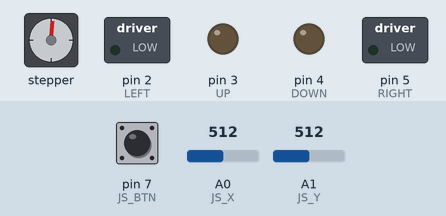
The sketch below on a simulated Arduino Uno, built with avr-gcc and run on an emulated ATmega328P. Parts: stepper motor, switched loads named in the sketch (green lamp = pin HIGH), output pins drawn as LEDs (lit = HIGH). Wiring (inferred from the names in the program): stepper motor (200 steps per turn assumed): coils pin 10, pin 11, pin 12, pin 13. The inputs (shaded band) are chosen by the test bench; at power-on: A0 (JS_X) = 512, A1 (JS_Y) = 512, pin 7 (JS_BTN) HIGH. Pins used as bus, display or sensor lines are not drawn.

Above: at 1.2 s.
1.3 s: A0 (JS_X) set to 213
2.8 s: A0 (JS_X) set to 188
At 3.2 s:
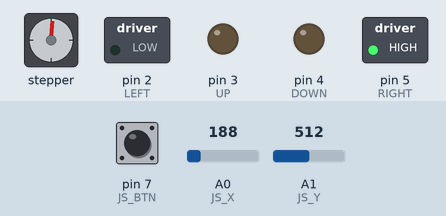
At 4.77 s:
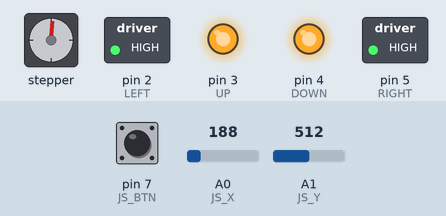
5.8 s: A1 (JS_Y) set to 190
At 8.2 s:
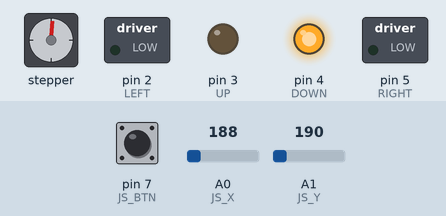
8.8 s: A1 (JS_Y) set to 910
11.8 s: A1 (JS_Y) set to 885
14.8 s: A0 (JS_X) set to 90
At 17.2 s:
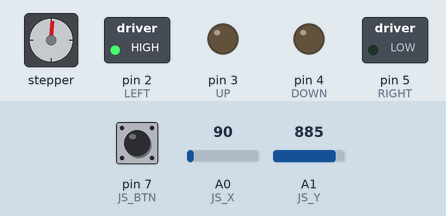
Timing chart, 0 to 18.8 s (numbered marks = the images above; inputs shaded):
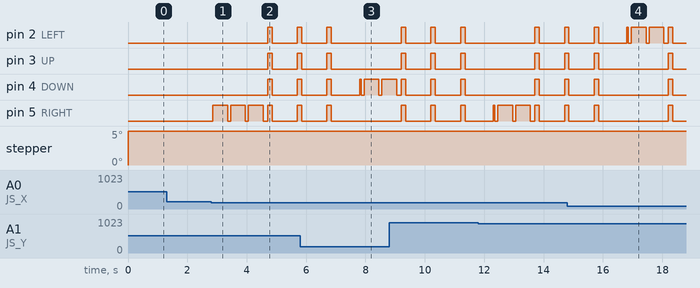

The sketch:

exercise2.ino
```cpp
/*
* Name & Email: Valerie Wong
* Discussion Section: 021
* Assignment: Lab 5 Exercise 2
* Exercise Description: A common real-world use of stepper motors is to control heavy duty locks, for example, the type of lock that might be integrated into a safe.
*                       You will need to create a sequence of inputs that the lock will recieve from the joystick to open the "safe".
*                       You need to choose 4 individual inputs to be your passcode, an example passcode would be up-up-left-right.

* I acknowledge all content contained herein, excluding template
  or example code, is my own original work.

* Demo Link: https://youtu.be/v20bnqR7ORw
*/
int i = 8;
int c = 0;
int cnt = 0;
int passSize = 0; // reading size
int passcodeSize = 0; // passcode size
int k = 0;
int tmp;
int passcode[4] = {1, 1, 4, 2};
int reading[4] = {0, 0, 0 , 0};
bool locked = true;
bool newPass = false;
int IN1 = 10;
int IN2 = 11;
int IN3 = 12;
int IN4 = 13;
int UP = 3;
int DOWN = 4;
int LEFT = 2;
int RIGHT = 5;
int JS_X = A0;
int JS_Y = A1;
int JS_BTN = 7;
int j_x;
int j_y;
int j_btn;
int sig[4] = {IN1, IN2, IN3, IN4};
int steps[8][4] { //codes for the motor to turn properly
  {0, 0, 0, 1},
  {0, 0, 1, 1},
  {0, 0, 1, 0},
  {0, 1, 1, 0},
  {0, 1, 0, 0},
  {1, 1, 0, 0},
  {1, 0, 0, 0},
  {1, 0, 0, 1},
};

typedef struct task {
  int state;
  unsigned long period;
  unsigned long elapsedTime;
  int (*TickFct)(int);

} task;

int delay_gcd;
const unsigned short tasksNum = 2;
task tasks[tasksNum];

void readJoystick() {
  j_x = analogRead(JS_X);
  j_y = analogRead(JS_Y);
  j_btn = digitalRead(JS_BTN);
}

bool checkInput() {
  bool isInput = false;
  readJoystick();

  if (j_x > 800 || j_x < 200 || j_y > 800 || j_y < 200) {
    isInput = true;
  }

  return isInput;
}

int readInput() {
  int input;
  readJoystick();

  if (j_y > 900) {
    reading[passSize] = 1;
    input = 1;
  }
  else if (j_x > 900) {
    reading[passSize] = 2;
    input = 2;
  }
  else if (j_y < 200) {
    reading[passSize] = 3;
    input = 3;
  }
  else if (j_x < 100) {
    reading[passSize] = 4;
    input = 4;
  }

  return input;
}

int newPasscode() {
  int input;
  readJoystick();

  if (j_y > 900) {
    passcode[passcodeSize] = 1;
    input = 1;
  }
  else if (j_x > 900) {
    passcode[passcodeSize] = 2;
    input = 2;
  }
  else if (j_y < 200) {
    passcode[passcodeSize] = 3;
    input = 3;
  }
  else if (j_x < 200 && j_btn) {
    passcode[passcodeSize] = 4;
    input = 4;
  }

  return input;
}

void rotateMotor() {
  for (c; c < 4; c++) {
    if (steps[i][c] == 1) {
      digitalWrite(sig[c], HIGH);
    }
    else {
      digitalWrite(sig[c], LOW);
    }
  }
}

void ledsON() {
  digitalWrite(UP, HIGH);
  digitalWrite(RIGHT, HIGH);
  digitalWrite(DOWN, HIGH);
  digitalWrite(LEFT, HIGH);

}

void ledsOFF() {
  digitalWrite(UP, LOW);
  digitalWrite(RIGHT, LOW);
  digitalWrite(DOWN, LOW);
  digitalWrite(LEFT, LOW);
}

bool comparePasscodes() {
  bool isSame = true;
  for (int i = 0; i < 4; ++i) {
    if (reading[i] != passcode[i]) {
      isSame = false;
      break;
    }
  }

  return isSame;
}

enum SM1_States { SM1_INIT, LOCK, UNLOCK };
int SM1_Tick(int state1) {
  switch (state1) { // State transitions
    case SM1_INIT:
      state1 = LOCK;
      break;

    case LOCK:
      if (!locked) {
        state1 = UNLOCK;
      }

      if (k >= 0) {
        if (c == 4) {
          c = 0;
          i--;
        }

        if (i <= 0) {
          i = 8;
          --k;
        }
      }

      if (k == 0) {
        ledsOFF();
      }
      break;

    case UNLOCK:
      if (locked) {
        state1 = LOCK;
      }

      if (k <= 256) {
        if (c == 4) {
          c = 0;
          i++;
        }

        if (i >= 8) {
          i = 0;
          ++k;
        }
      }

      break;

  }
  switch (state1) { // State Action
    case SM1_INIT:
      break;

    case LOCK:
      rotateMotor();
      break;

    case UNLOCK:
      rotateMotor();
      break;
  }

  return state1;
}

enum SM2_States { SM2_INIT, WAIT, INPUT_PASS, NEW_PASS, UP_LED, RIGHT_LED, DOWN_LED, LEFT_LED, CORRECT, INCORRECT };
int SM2_Tick(int state2) {
  switch (state2) { // State transitions
    case SM2_INIT:
      //State Transition
      state2 = WAIT;
      break;

    case WAIT:
      readJoystick();

      if (!j_btn && passSize < 4 && !locked) {
        ledsOFF();
        newPass = true;
        passcodeSize = 0;
      }

      if (checkInput() && !newPass) {
        state2 = INPUT_PASS;
      }
      else if (checkInput() && newPass) {
        state2 = NEW_PASS;
      }
      break;

    case INPUT_PASS:
      readJoystick();
      tmp = readInput();

      if ((passSize < 4) && (j_btn == 1)) {
        if (tmp == 1) {
          ++passSize;
          state2 = UP_LED;
        }
        else if (tmp == 2) {
          ++passSize;
           state2 = RIGHT_LED;
        }
        else if (tmp == 3) {
          ++passSize;
          state2 = DOWN_LED;
        }
        else if (tmp == 4) {
          ++passSize;
          state2 = LEFT_LED;
        }
      }
      else {
        if (comparePasscodes() && passSize >= 4) {
          locked = !locked;
          passSize = 0;
          state2 = CORRECT;
        }
        else {
          passSize = 0;
          state2 = INCORRECT;
        }
      }

      if (passSize == 4) {
        state2 = INPUT_PASS;
      }
      break;

    case NEW_PASS:
      tmp = newPasscode();

      if (passcodeSize < 4) {
        if (tmp == 1) {
          ++passcodeSize;
          state2 = UP_LED;
        }
        else if (tmp == 2) {
          ++passcodeSize;
          state2 = RIGHT_LED;
        }
        else if (tmp == 3) {
          ++passcodeSize;
          state2 = DOWN_LED;
        }
        else if (tmp == 4) {
          ++passcodeSize;
          state2 = LEFT_LED;
        }

        if (passcodeSize == 4) {
          newPass = false;
          state2 = CORRECT;
        }
      }
      break;

    case UP_LED:
      readJoystick();

      if (cnt < 10 && locked) {
        state2 = UP_LED;
      }
      else if (cnt < 10 && !locked && !newPass) {
        ledsON();
      }
      else if (cnt < 10 && !locked && newPass) {
        state2 = UP_LED;
      }
      else if (cnt >= 10 && locked) {
        ledsOFF();
        state2 = WAIT;
        cnt = 0;
      }
      else if (cnt >= 10 & !locked & newPass) {
        ledsOFF();
        state2 = WAIT;
        cnt = 0;
      }
      else if (cnt >= 10 && !locked) {
        state2 = WAIT;
        cnt = 0;
      }
      break;

    case RIGHT_LED:
      if (cnt < 10 && locked) {
        state2 = RIGHT_LED;
      }
      else if (cnt < 10 && !locked && !newPass) {
        ledsON();
      }
      else if (cnt < 10 && !locked && newPass) {
        state2 = RIGHT_LED;
      }
      else if (cnt >= 10 && locked) {
        ledsOFF();
        state2 = WAIT;
        cnt = 0;
      }
      else if (cnt >= 10 & !locked & newPass) {
        ledsOFF();
        state2 = WAIT;
        cnt = 0;
      }
      else if (cnt >= 10 && !locked) {
        state2 = WAIT;
        cnt = 0;
      }
      break;

    case DOWN_LED:
      if (cnt < 10 && locked) {
        state2 = DOWN_LED;
      }
      else if (cnt < 10 && !locked && !newPass) {
        ledsON();
        state2 = WAIT;
      }
      else if (cnt < 10 && !locked && newPass) {
        state2 = DOWN_LED;
      }
      else if (cnt >= 10 && locked) {
        ledsOFF();
        state2 = WAIT;
        cnt = 0;
      }
      else if (cnt >= 10 & !locked & newPass) {
        ledsOFF();
        state2 = WAIT;
        cnt = 0;
      }
      else if (cnt >= 10 && !locked) {
        state2 = WAIT;
        cnt = 0;
      }
      break;

    case LEFT_LED:
      if (cnt < 10 && locked) {
        state2 = LEFT_LED;
      }
      else if (cnt < 10 && !locked && !newPass) {
        ledsON();
        state2 = WAIT;
      }
      else if (cnt < 10 && !locked && newPass) {
        state2 = LEFT_LED;
      }
      else if (cnt >= 10 && locked) {
        ledsOFF();
        state2 = WAIT;
        cnt = 0;
      }
      else if (cnt >= 10 & !locked & newPass) {
        ledsOFF();
        state2 = WAIT;
        cnt = 0;
      }
      else if (cnt >= 10 && !locked) {
        state2 = WAIT;
        cnt = 0;
      }
      break;

    case CORRECT:
      if (cnt > 10) {
        state2 = WAIT;
      }
      break;

    case INCORRECT:
      if (cnt < 60) {
        state2 = INCORRECT;
      }
      else {
        state2 = WAIT;
      }
      break;

  }
  switch (state2) { // State Action
    case SM2_INIT:
      break;

    case WAIT:
      break;

    case INPUT_PASS:
      break;

    case NEW_PASS:
      ++cnt;
      break;

    case UP_LED:
      if (locked || newPass) {
        digitalWrite(UP, HIGH);
        digitalWrite(RIGHT, LOW);
        digitalWrite(DOWN, LOW);
        digitalWrite(LEFT, LOW);
      }
      else {
        ledsON();
      }
      ++cnt;
      break;

    case RIGHT_LED:
      if (locked || newPass) {
        digitalWrite(UP, LOW);
        digitalWrite(RIGHT, HIGH);
        digitalWrite(DOWN, LOW);
        digitalWrite(LEFT, LOW);
      }
      else {
        ledsON();
      }
      ++cnt;
      break;

    case DOWN_LED:
      if (locked || newPass) {
        digitalWrite(UP, LOW);
        digitalWrite(RIGHT, LOW);
        digitalWrite(DOWN, HIGH);
        digitalWrite(LEFT, LOW);
      }
      else {
        ledsON();
      }
      ++cnt;
      break;

    case LEFT_LED:
      if (locked || newPass) {
        digitalWrite(UP, LOW);
        digitalWrite(RIGHT, LOW);
        digitalWrite(DOWN, LOW);
        digitalWrite(LEFT, HIGH);
      }
      else {
        ledsON();
      }
      ++cnt;
      break;

    case CORRECT:
      if (!locked) {
        ledsON();
      }
      ++cnt;
      break;

    case INCORRECT:
      if (!locked) {
        ledsON();
      }
      else {
        if (cnt % 20 == 0 || cnt % 20 == 1 || cnt % 20 == 2) {
          ledsON();
        }
        else {
          ledsOFF();
        }
      }
      ++cnt;
      break;

  }

  return state2;
}

void setup() {
  // put your setup code here, to run once:
  pinMode(IN1, OUTPUT);
  pinMode(IN2, OUTPUT);
  pinMode(IN3, OUTPUT);
  pinMode(IN4, OUTPUT);
  pinMode(UP, OUTPUT);
  pinMode(DOWN, OUTPUT);
  pinMode(LEFT, OUTPUT);
  pinMode(RIGHT, OUTPUT);
  pinMode(JS_BTN, INPUT_PULLUP);
  Serial.begin(9600);


  unsigned char i = 0;
  tasks[i].state = SM1_INIT;
  tasks[i].period = 1;
  tasks[i].elapsedTime = 0;
  tasks[i].TickFct = &SM1_Tick;
  i++;
  tasks[i].state = SM2_INIT;
  tasks[i].period = 50;
  tasks[i].elapsedTime = 0;
  tasks[i].TickFct = &SM2_Tick;

  delay_gcd = 1; // GCD
}

void loop() {
  unsigned char i;
  for (i = 0; i < tasksNum; ++i) {
    if ( (millis() - tasks[i].elapsedTime) >= tasks[i].period) {
      tasks[i].state = tasks[i].TickFct(tasks[i].state);
      tasks[i].elapsedTime = millis(); // Last time this task was ran
    }
  }
}
```

Measured:
- the behaviour switches between 200 and 199 on A0 (JS_X) (found by bisection; images 0 and 1)
- after the input at 1.3 s, every drawn part: stays the same
- after the input at 2.8 s, pin 2 (LEFT), pin 3 (UP), pin 4 (DOWN): LOW → HIGH after 1.9 s, → LOW 0.15 s later, → HIGH 0.85 s later; pin 5 (RIGHT): LOW → HIGH after 0.05 s, → LOW 0.50 s later, → HIGH 0.10 s later, → LOW 0.50 s later, … (9 changes in this stretch)
- after the input at 5.8 s, pin 5 (RIGHT): goes on until 6.9 s, then stays LOW
